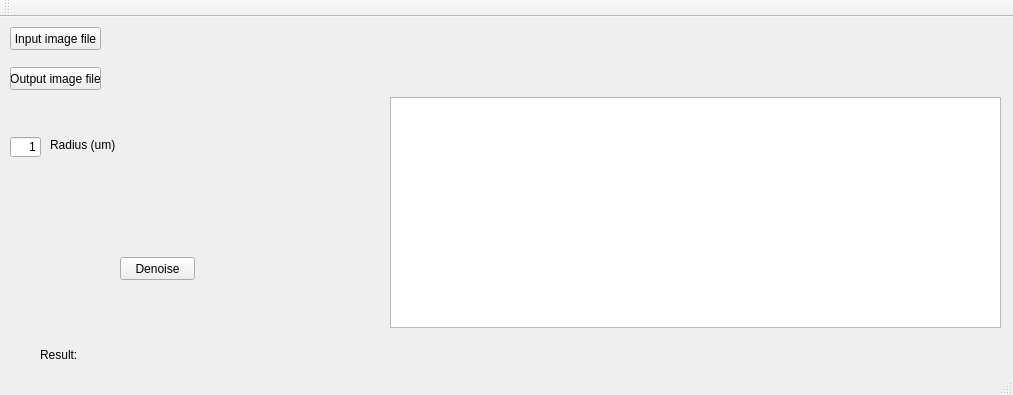
<?xml version="1.0" encoding="UTF-8"?>
<ui version="4.0">
 <class>MainWindow</class>
 <widget class="QMainWindow" name="MainWindow">
  <property name="geometry">
   <rect>
    <x>0</x>
    <y>0</y>
    <width>1013</width>
    <height>395</height>
   </rect>
  </property>
  <property name="windowTitle">
   <string>Denoising tiff file</string>
  </property>
  <widget class="QWidget" name="centralWidget">
   <widget class="QPushButton" name="pushButtonInputFile">
    <property name="geometry">
     <rect>
      <x>10</x>
      <y>10</y>
      <width>91</width>
      <height>23</height>
     </rect>
    </property>
    <property name="text">
     <string>Input image file</string>
    </property>
   </widget>
   <widget class="QLabel" name="labelInputFile">
    <property name="geometry">
     <rect>
      <x>110</x>
      <y>10</y>
      <width>901</width>
      <height>21</height>
     </rect>
    </property>
    <property name="text">
     <string/>
    </property>
   </widget>
   <widget class="QPushButton" name="pushButton_denoise">
    <property name="geometry">
     <rect>
      <x>120</x>
      <y>240</y>
      <width>75</width>
      <height>23</height>
     </rect>
    </property>
    <property name="text">
     <string>Denoise</string>
    </property>
   </widget>
   <widget class="QLabel" name="label">
    <property name="geometry">
     <rect>
      <x>40</x>
      <y>330</y>
      <width>41</width>
      <height>16</height>
     </rect>
    </property>
    <property name="text">
     <string>Result:</string>
    </property>
   </widget>
   <widget class="QLabel" name="labelResult">
    <property name="geometry">
     <rect>
      <x>80</x>
      <y>330</y>
      <width>931</width>
      <height>16</height>
     </rect>
    </property>
    <property name="text">
     <string/>
    </property>
   </widget>
   <widget class="QTextEdit" name="textEdit">
    <property name="geometry">
     <rect>
      <x>390</x>
      <y>80</y>
      <width>611</width>
      <height>231</height>
     </rect>
    </property>
   </widget>
   <widget class="QPushButton" name="pushButtonOutputFile">
    <property name="geometry">
     <rect>
      <x>10</x>
      <y>50</y>
      <width>91</width>
      <height>23</height>
     </rect>
    </property>
    <property name="text">
     <string>Output image file</string>
    </property>
   </widget>
   <widget class="QLabel" name="labelOutputFile">
    <property name="geometry">
     <rect>
      <x>110</x>
      <y>50</y>
      <width>901</width>
      <height>21</height>
     </rect>
    </property>
    <property name="text">
     <string/>
    </property>
   </widget>
   <widget class="QLineEdit" name="lineEdit_radius">
    <property name="geometry">
     <rect>
      <x>10</x>
      <y>120</y>
      <width>31</width>
      <height>20</height>
     </rect>
    </property>
    <property name="text">
     <string>1</string>
    </property>
    <property name="alignment">
     <set>Qt::AlignRight|Qt::AlignTrailing|Qt::AlignVCenter</set>
    </property>
   </widget>
   <widget class="QLabel" name="label_radius">
    <property name="geometry">
     <rect>
      <x>50</x>
      <y>120</y>
      <width>71</width>
      <height>16</height>
     </rect>
    </property>
    <property name="text">
     <string>Radius (um)</string>
    </property>
   </widget>
  </widget>
  <widget class="QMenuBar" name="menuBar">
   <property name="geometry">
    <rect>
     <x>0</x>
     <y>0</y>
     <width>1013</width>
     <height>21</height>
    </rect>
   </property>
  </widget>
  <widget class="QToolBar" name="mainToolBar">
   <attribute name="toolBarArea">
    <enum>TopToolBarArea</enum>
   </attribute>
   <attribute name="toolBarBreak">
    <bool>false</bool>
   </attribute>
  </widget>
  <widget class="QStatusBar" name="statusBar"/>
 </widget>
 <layoutdefault spacing="6" margin="11"/>
 <resources/>
 <connections>
  <connection>
   <sender>pushButtonOutputFile</sender>
   <signal>clicked()</signal>
   <receiver>MainWindow</receiver>
   <slot>outputFileSelecter()</slot>
   <hints>
    <hint type="sourcelabel">
     <x>31</x>
     <y>84</y>
    </hint>
    <hint type="destinationlabel">
     <x>56</x>
     <y>207</y>
    </hint>
   </hints>
  </connection>
  <connection>
   <sender>pushButtonInputFile</sender>
   <signal>clicked()</signal>
   <receiver>MainWindow</receiver>
   <slot>inputFileSelecter()</slot>
   <hints>
    <hint type="sourcelabel">
     <x>62</x>
     <y>43</y>
    </hint>
    <hint type="destinationlabel">
     <x>262</x>
     <y>59</y>
    </hint>
   </hints>
  </connection>
  <connection>
   <sender>pushButton_denoise</sender>
   <signal>clicked()</signal>
   <receiver>MainWindow</receiver>
   <slot>denoiser()</slot>
   <hints>
    <hint type="sourcelabel">
     <x>157</x>
     <y>281</y>
    </hint>
    <hint type="destinationlabel">
     <x>279</x>
     <y>284</y>
    </hint>
   </hints>
  </connection>
 </connections>
 <slots>
  <slot>outputFileSelecter()</slot>
  <slot>inputFileSelecter()</slot>
  <slot>denoiser()</slot>
 </slots>
 <buttongroups>
  <buttongroup name="buttonGroupMethod"/>
 </buttongroups>
</ui>
